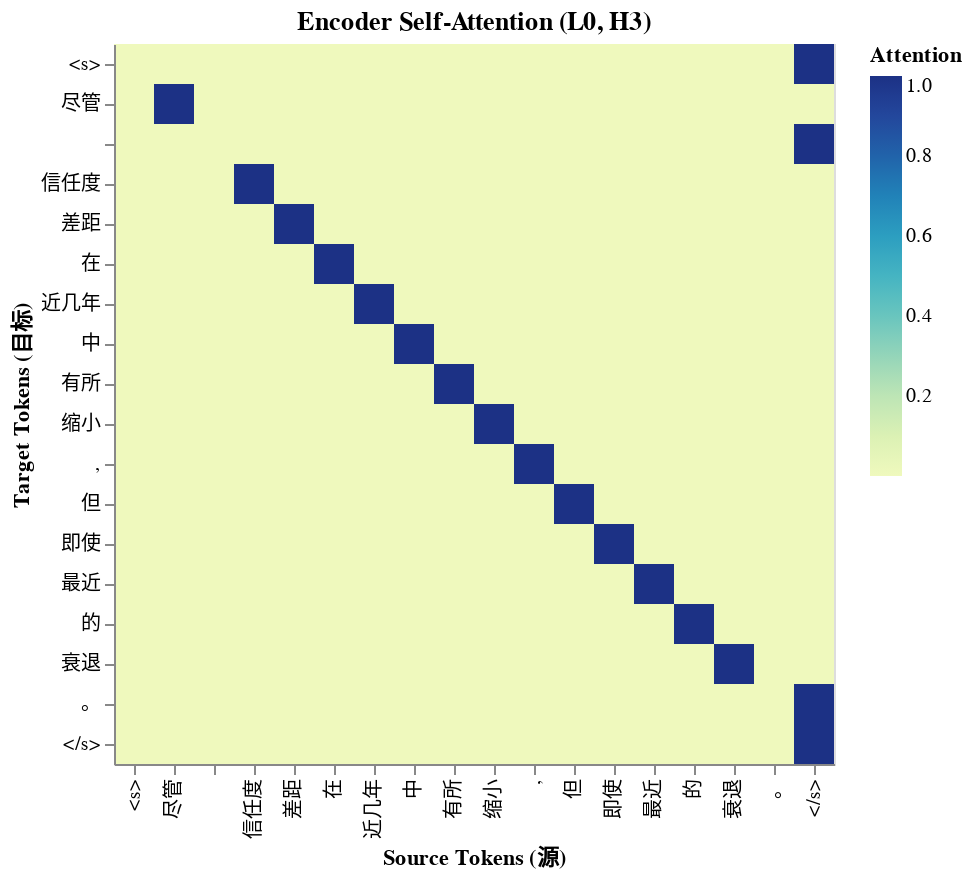
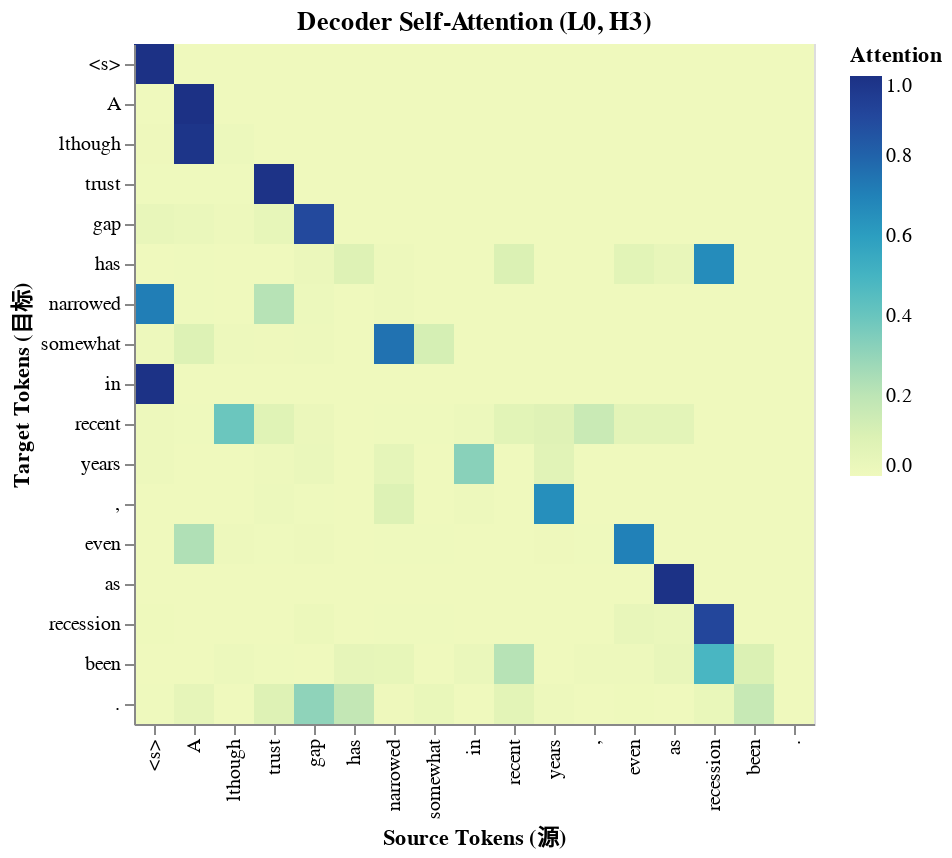
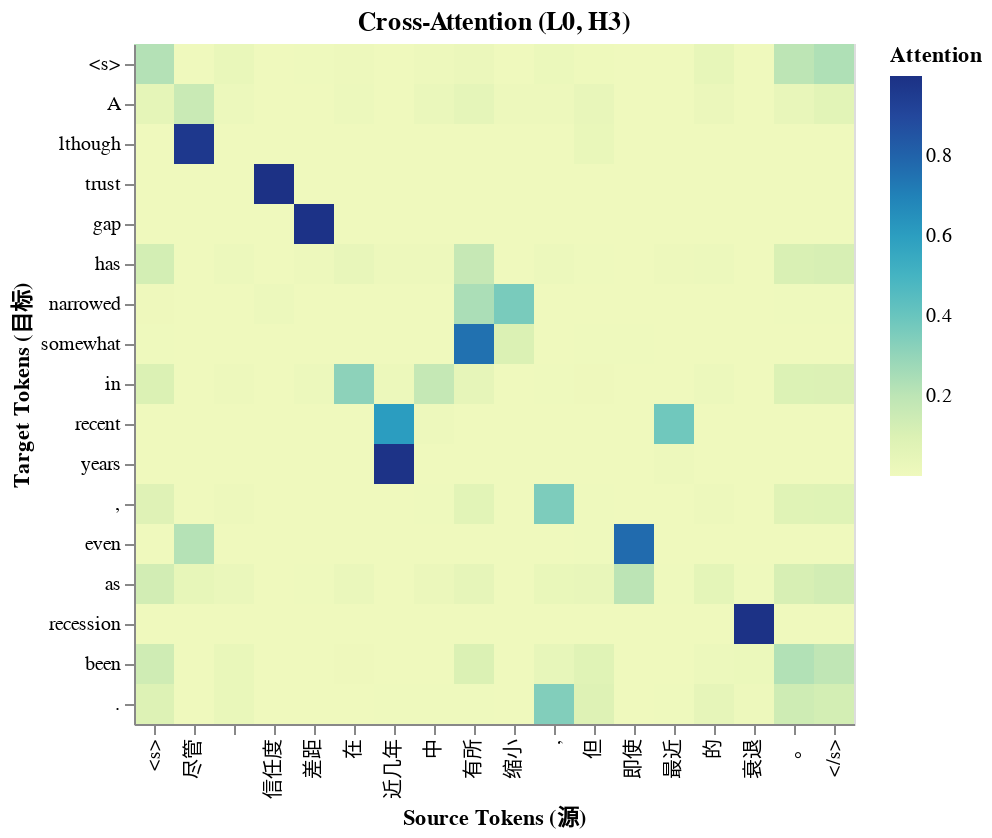

The code cell stored with these charts, in order, in its notebook:
### Code cell
# ----------------------------------------------------
# 单元格 8：运行！(已修正 'EncoderBlock' 加载错误)
# ----------------------------------------------------

# 导入我们刚刚写入的模块
from model_vis import *
from utils_vis import *
from IPython.display import display
import torch
import sys

# ----------------------------------------------------
# --- 解决方案：第 1 步 ---
# "欺骗" torch.load，将 *原始* 类定义注入 __main__
# ----------------------------------------------------

# 导入 'original_model.py' 中的所有类
from original_model import MultiHeadedAttention, ResidualConnection, Encoder, EncoderBlock, Decoder, DecoderBlock, Transformer
print("注入 'original_model.py' 类到 __main__...")

# 确保 Tokenizer 已加载
if 'tokenizers' not in globals():
    print("❌ Tokenizer 未在单元格 6 中成功加载。请重新运行单元格 6。")
else:
    # ----------------------------------------------------
    # ‼️ 1. 配置你的模型参数 (必须匹配训练) ‼️
    # ----------------------------------------------------
    # 使用你训练脚本中的 `ModelConfig` 类名
    class ModelConfig:
        def __init__(self, **kwargs):
            self.__dict__.update(kwargs)

    config = ModelConfig(
        # --- 词汇表大小 (自动从分词器获取) ---
        encoder_vocab_size = vocab_sizes['zh'],
        decoder_vocab_size = vocab_sizes['en'],

        # --- 模型维度 (请修改!) ---
        d_embed = 512,       # 嵌入维度 (例如: 512)
        d_ff = 2048,         # 前馈网络维度 (例如: 2048)

        # --- 结构 (请修改!) ---
        N_encoder = 6,       # 编码器层数 (例如: 6)
        N_decoder = 6,       # 解码器层数 (例如: 6)
        h = 8,               # 头的数量 (例如: 8)

        # --- 其他 ---
        max_seq_len = 50,   # 必须 >= 你训练时的值
        dropout = 0.1        # 必须 = 你训练时的值
    )

    print("--- 模型配置 ---")
    print(f"d_embed: {config.d_embed}, d_ff: {config.d_ff}, N_encoder: {config.N_encoder}, h: {config.h}")
    print(f"Src Vocab: {config.encoder_vocab_size}, Tgt Vocab: {config.decoder_vocab_size}")


    # ----------------------------------------------------
    # --- 解决方案：第 2 步 ---
    # 实例化 *可观察* 模型 和 加载 *原始* 模型
    # ----------------------------------------------------

    # a. 实例化我们 *想要* 使用的 *可观察* 模型
    print("\n正在构建 *可观察* (vis) Transformer 模型...")
    import model_vis
    vis_encoder = model_vis.Encoder(config)
    vis_decoder = model_vis.Decoder(config)
    transformer_model = model_vis.Transformer(vis_encoder, vis_decoder).to(DEVICE)

    # b. 加载 *原始* 模型 (这会成功，因为类在 __main__ 中)
    # (MODEL_FILE_PATH 来自单元格 2)
    try:
        print(f"正在从 '{MODEL_FILE_PATH}' 加载原始模型权重...")
        # torch.load() 现在会查找 __main__.EncoderBlock 并找到它
        # 注意：我们必须传入 config
        # 我们需要一种方式来加载，而 *不* 实例化
        # 最佳方法：加载 state_dict

        # ** 修正的加载策略 **
        # 你的错误表明 `torch.save(model, ...)` 被使用了。
        # 我们必须先实例化一个 *原始* 模型来加载它

        print("实例化一个 *原始* 占位模型...")
        # 我们使用原始类
        original_encoder = Encoder(config)
        original_decoder = Decoder(config)
        original_model = Transformer(original_encoder, original_decoder).to(DEVICE)

        # 现在加载
        # PyTorch 的 pickle 会找到 `__main__.EncoderBlock` 并成功
        original_loaded_model = torch.load(MODEL_FILE_PATH, map_location=DEVICE,weights_only=False)
        print("✅ 原始权重加载成功！")

        # c. 将权重从 'original' 复制到 'vis'
        print("正在复制权重到可观察模型...")
        # 我们加载 state_dict，这更安全
        transformer_model.load_state_dict(original_loaded_model.state_dict())
        print("✅ 权重复制成功！")

    except Exception as e:
        print(f"❌ 加载或复制权重时失败: {e}")
        print("请确保在单元格 2 中指定了正确的 '.pth' 路径并且上面的 Config 参数完全正确。")


    # ----------------------------------------------------
    # 4. 定义你要翻译的句子
    # ----------------------------------------------------
    SENTENCE_TO_TRANSLATE = "尽管 信任度 差距 在 近几年 中 有所 缩小 ， 但 即使 最近 的 衰退。"

    # (可选) 定义要可视化的层和头
    LAYER_TO_VISUALIZE = 0  # 可视化第 0 层 (0 到 N-1)
    HEAD_TO_VISUALIZE = 3   # 可视化第 0 个头 (0 到 h-1)


    # ----------------------------------------------------
    # 5. 运行！
    # ----------------------------------------------------
    translate_and_visualize(
        transformer_model, # 我们传入 *可观察* 的模型
        SENTENCE_TO_TRANSLATE,
        tokenizers,       # 传入字典
        detokenizers,     # 传入字典
        id_to_pieces,     # 传入字典
        config,
        layer_to_vis=LAYER_TO_VISUALIZE,
        head_to_vis=HEAD_TO_VISUALIZE
    )

### Figure 1 — Vega-Lite specification as saved in the notebook (floating-point values rounded to 4 significant figures; data arrays with more than 128 entries replaced by an {"elided": "..."} marker saying what was removed)
{"config": {"view": {"continuousWidth": 300, "continuousHeight": 300}}, "data": {"name": "data-b8bb6521fea88769f5a3b2bdf5912871"}, "mark": {"type": "rect"}, "encoding": {"color": {"field": "attention", "legend": {"title": "Attention"}, "scale": {"range": "heatmap"}, "type": "quantitative"}, "tooltip": [{"field": "source_token", "title": "Source", "type": "nominal"}, {"field": "target_token", "title": "Target", "type": "nominal"}, {"field": "attention", "format": ".4f", "title": "Weight", "type": "quantitative"}], "x": {"axis": {"labels": true, "title": "Source Tokens (源)"}, "field": "source_token", "sort": {"field": "source_index", "op": "min", "order": "ascending"}, "type": "nominal"}, "y": {"axis": {"labels": true, "title": "Target Tokens (目标)"}, "field": "target_token", "sort": {"field": "target_index", "op": "min", "order": "ascending"}, "type": "nominal"}}, "params": [{"name": "param_34", "select": {"type": "interval", "encodings": ["x", "y"]}, "bind": "scales"}], "title": "Encoder Self-Attention (L0, H3)", "$schema": "https://vega.github.io/schema/vega-lite/v5.20.1.json", "datasets": {"data-b8bb6521fea88769f5a3b2bdf5912871": {"elided": "676 records"}}}

### Figure 2 — Vega-Lite specification as saved in the notebook (floating-point values rounded to 4 significant figures; data arrays with more than 128 entries replaced by an {"elided": "..."} marker saying what was removed)
{"config": {"view": {"continuousWidth": 300, "continuousHeight": 300}}, "data": {"name": "data-1ab355b91229ed27c96d5157e6e16242"}, "mark": {"type": "rect"}, "encoding": {"color": {"field": "attention", "legend": {"title": "Attention"}, "scale": {"range": "heatmap"}, "type": "quantitative"}, "tooltip": [{"field": "source_token", "title": "Source", "type": "nominal"}, {"field": "target_token", "title": "Target", "type": "nominal"}, {"field": "attention", "format": ".4f", "title": "Weight", "type": "quantitative"}], "x": {"axis": {"labels": true, "title": "Source Tokens (源)"}, "field": "source_token", "sort": {"field": "source_index", "op": "min", "order": "ascending"}, "type": "nominal"}, "y": {"axis": {"labels": true, "title": "Target Tokens (目标)"}, "field": "target_token", "sort": {"field": "target_index", "op": "min", "order": "ascending"}, "type": "nominal"}}, "params": [{"name": "param_35", "select": {"type": "interval", "encodings": ["x", "y"]}, "bind": "scales"}], "title": "Decoder Self-Attention (L0, H3)", "$schema": "https://vega.github.io/schema/vega-lite/v5.20.1.json", "datasets": {"data-1ab355b91229ed27c96d5157e6e16242": {"elided": "361 records"}}}

### Figure 3 — Vega-Lite specification as saved in the notebook (floating-point values rounded to 4 significant figures; data arrays with more than 128 entries replaced by an {"elided": "..."} marker saying what was removed)
{"config": {"view": {"continuousWidth": 300, "continuousHeight": 300}}, "data": {"name": "data-e6f8137cf5e6016604f478cb9ccbe4c3"}, "mark": {"type": "rect"}, "encoding": {"color": {"field": "attention", "legend": {"title": "Attention"}, "scale": {"range": "heatmap"}, "type": "quantitative"}, "tooltip": [{"field": "source_token", "title": "Source", "type": "nominal"}, {"field": "target_token", "title": "Target", "type": "nominal"}, {"field": "attention", "format": ".4f", "title": "Weight", "type": "quantitative"}], "x": {"axis": {"labels": true, "title": "Source Tokens (源)"}, "field": "source_token", "sort": {"field": "source_index", "op": "min", "order": "ascending"}, "type": "nominal"}, "y": {"axis": {"labels": true, "title": "Target Tokens (目标)"}, "field": "target_token", "sort": {"field": "target_index", "op": "min", "order": "ascending"}, "type": "nominal"}}, "params": [{"name": "param_36", "select": {"type": "interval", "encodings": ["x", "y"]}, "bind": "scales"}], "title": "Cross-Attention (L0, H3)", "$schema": "https://vega.github.io/schema/vega-lite/v5.20.1.json", "datasets": {"data-e6f8137cf5e6016604f478cb9ccbe4c3": {"elided": "494 records"}}}
